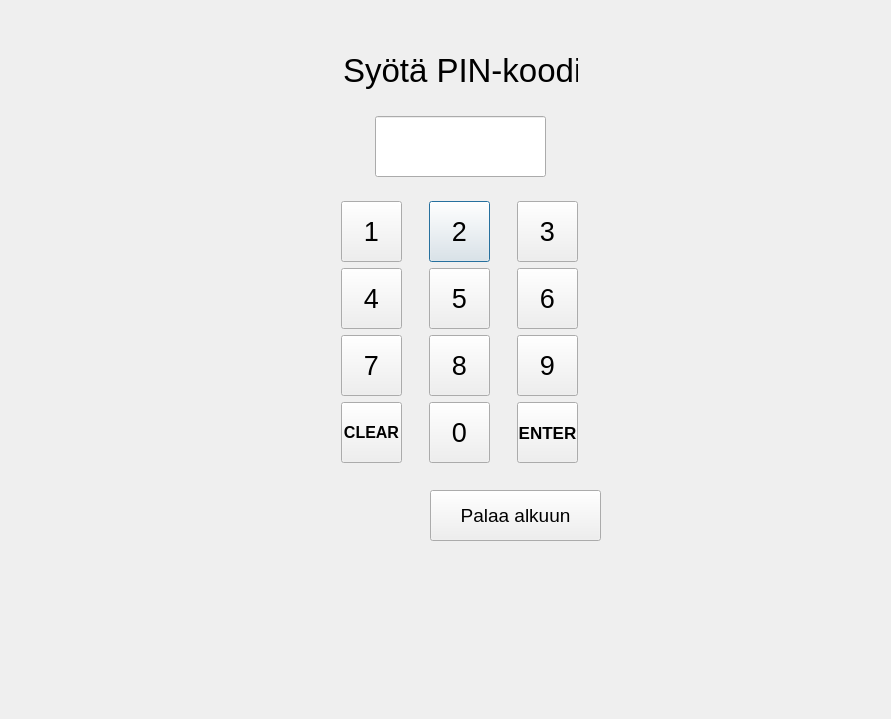
<?xml version="1.0" encoding="UTF-8"?>
<ui version="4.0">
 <class>bankPinUi</class>
 <widget class="QDialog" name="bankPinUi">
  <property name="geometry">
   <rect>
    <x>0</x>
    <y>0</y>
    <width>891</width>
    <height>719</height>
   </rect>
  </property>
  <property name="windowTitle">
   <string>Dialog</string>
  </property>
  <widget class="QWidget" name="verticalLayoutWidget">
   <property name="geometry">
    <rect>
     <x>320</x>
     <y>30</y>
     <width>281</width>
     <height>451</height>
    </rect>
   </property>
   <layout class="QVBoxLayout" name="verticalLayout">
    <item alignment="Qt::AlignHCenter">
     <widget class="QLabel" name="label">
      <property name="minimumSize">
       <size>
        <width>235</width>
        <height>44</height>
       </size>
      </property>
      <property name="maximumSize">
       <size>
        <width>235</width>
        <height>44</height>
       </size>
      </property>
      <property name="font">
       <font>
        <pointsize>25</pointsize>
       </font>
      </property>
      <property name="text">
       <string>Syötä PIN-koodi</string>
      </property>
     </widget>
    </item>
    <item alignment="Qt::AlignHCenter">
     <widget class="QLineEdit" name="linePin">
      <property name="minimumSize">
       <size>
        <width>171</width>
        <height>61</height>
       </size>
      </property>
      <property name="maximumSize">
       <size>
        <width>171</width>
        <height>61</height>
       </size>
      </property>
      <property name="font">
       <font>
        <pointsize>30</pointsize>
       </font>
      </property>
      <property name="text">
       <string/>
      </property>
      <property name="readOnly">
       <bool>false</bool>
      </property>
     </widget>
    </item>
    <item>
     <layout class="QGridLayout" name="gridLayout">
      <item row="0" column="1">
       <widget class="QPushButton" name="btn2">
        <property name="minimumSize">
         <size>
          <width>61</width>
          <height>61</height>
         </size>
        </property>
        <property name="maximumSize">
         <size>
          <width>61</width>
          <height>61</height>
         </size>
        </property>
        <property name="font">
         <font>
          <pointsize>20</pointsize>
         </font>
        </property>
        <property name="text">
         <string>2</string>
        </property>
       </widget>
      </item>
      <item row="1" column="1">
       <widget class="QPushButton" name="btn5">
        <property name="minimumSize">
         <size>
          <width>61</width>
          <height>61</height>
         </size>
        </property>
        <property name="maximumSize">
         <size>
          <width>61</width>
          <height>61</height>
         </size>
        </property>
        <property name="font">
         <font>
          <pointsize>20</pointsize>
         </font>
        </property>
        <property name="text">
         <string>5</string>
        </property>
       </widget>
      </item>
      <item row="2" column="1">
       <widget class="QPushButton" name="btn8">
        <property name="minimumSize">
         <size>
          <width>61</width>
          <height>61</height>
         </size>
        </property>
        <property name="maximumSize">
         <size>
          <width>61</width>
          <height>61</height>
         </size>
        </property>
        <property name="font">
         <font>
          <pointsize>20</pointsize>
         </font>
        </property>
        <property name="text">
         <string>8</string>
        </property>
       </widget>
      </item>
      <item row="2" column="0">
       <widget class="QPushButton" name="btn7">
        <property name="minimumSize">
         <size>
          <width>61</width>
          <height>61</height>
         </size>
        </property>
        <property name="maximumSize">
         <size>
          <width>61</width>
          <height>61</height>
         </size>
        </property>
        <property name="font">
         <font>
          <pointsize>20</pointsize>
         </font>
        </property>
        <property name="text">
         <string>7</string>
        </property>
       </widget>
      </item>
      <item row="2" column="2">
       <widget class="QPushButton" name="btn9">
        <property name="minimumSize">
         <size>
          <width>61</width>
          <height>61</height>
         </size>
        </property>
        <property name="maximumSize">
         <size>
          <width>61</width>
          <height>61</height>
         </size>
        </property>
        <property name="font">
         <font>
          <pointsize>20</pointsize>
         </font>
        </property>
        <property name="text">
         <string>9</string>
        </property>
       </widget>
      </item>
      <item row="3" column="0">
       <widget class="QPushButton" name="btnClear">
        <property name="minimumSize">
         <size>
          <width>61</width>
          <height>61</height>
         </size>
        </property>
        <property name="maximumSize">
         <size>
          <width>61</width>
          <height>61</height>
         </size>
        </property>
        <property name="font">
         <font>
          <pointsize>12</pointsize>
          <bold>true</bold>
         </font>
        </property>
        <property name="text">
         <string>CLEAR</string>
        </property>
       </widget>
      </item>
      <item row="0" column="2">
       <widget class="QPushButton" name="btn3">
        <property name="minimumSize">
         <size>
          <width>61</width>
          <height>61</height>
         </size>
        </property>
        <property name="maximumSize">
         <size>
          <width>61</width>
          <height>61</height>
         </size>
        </property>
        <property name="font">
         <font>
          <pointsize>20</pointsize>
         </font>
        </property>
        <property name="text">
         <string>3</string>
        </property>
       </widget>
      </item>
      <item row="1" column="0">
       <widget class="QPushButton" name="btn4">
        <property name="minimumSize">
         <size>
          <width>61</width>
          <height>61</height>
         </size>
        </property>
        <property name="maximumSize">
         <size>
          <width>61</width>
          <height>61</height>
         </size>
        </property>
        <property name="font">
         <font>
          <pointsize>20</pointsize>
         </font>
        </property>
        <property name="text">
         <string>4</string>
        </property>
       </widget>
      </item>
      <item row="0" column="0">
       <widget class="QPushButton" name="btn1">
        <property name="minimumSize">
         <size>
          <width>61</width>
          <height>61</height>
         </size>
        </property>
        <property name="maximumSize">
         <size>
          <width>61</width>
          <height>61</height>
         </size>
        </property>
        <property name="font">
         <font>
          <pointsize>20</pointsize>
         </font>
        </property>
        <property name="text">
         <string>1</string>
        </property>
       </widget>
      </item>
      <item row="1" column="2">
       <widget class="QPushButton" name="btn6">
        <property name="minimumSize">
         <size>
          <width>61</width>
          <height>61</height>
         </size>
        </property>
        <property name="maximumSize">
         <size>
          <width>61</width>
          <height>61</height>
         </size>
        </property>
        <property name="font">
         <font>
          <pointsize>20</pointsize>
         </font>
        </property>
        <property name="text">
         <string>6</string>
        </property>
       </widget>
      </item>
      <item row="3" column="1">
       <widget class="QPushButton" name="btn0">
        <property name="minimumSize">
         <size>
          <width>61</width>
          <height>61</height>
         </size>
        </property>
        <property name="maximumSize">
         <size>
          <width>61</width>
          <height>61</height>
         </size>
        </property>
        <property name="font">
         <font>
          <pointsize>20</pointsize>
         </font>
        </property>
        <property name="text">
         <string>0</string>
        </property>
       </widget>
      </item>
      <item row="3" column="2">
       <widget class="QPushButton" name="btnEnter">
        <property name="minimumSize">
         <size>
          <width>61</width>
          <height>61</height>
         </size>
        </property>
        <property name="maximumSize">
         <size>
          <width>61</width>
          <height>61</height>
         </size>
        </property>
        <property name="font">
         <font>
          <pointsize>13</pointsize>
          <bold>true</bold>
         </font>
        </property>
        <property name="text">
         <string>ENTER</string>
        </property>
       </widget>
      </item>
     </layout>
    </item>
   </layout>
  </widget>
  <widget class="QPushButton" name="btnReturn">
   <property name="geometry">
    <rect>
     <x>430</x>
     <y>490</y>
     <width>171</width>
     <height>51</height>
    </rect>
   </property>
   <property name="font">
    <font>
     <pointsize>14</pointsize>
    </font>
   </property>
   <property name="text">
    <string>Palaa alkuun</string>
   </property>
  </widget>
 </widget>
 <resources/>
 <connections/>
</ui>
